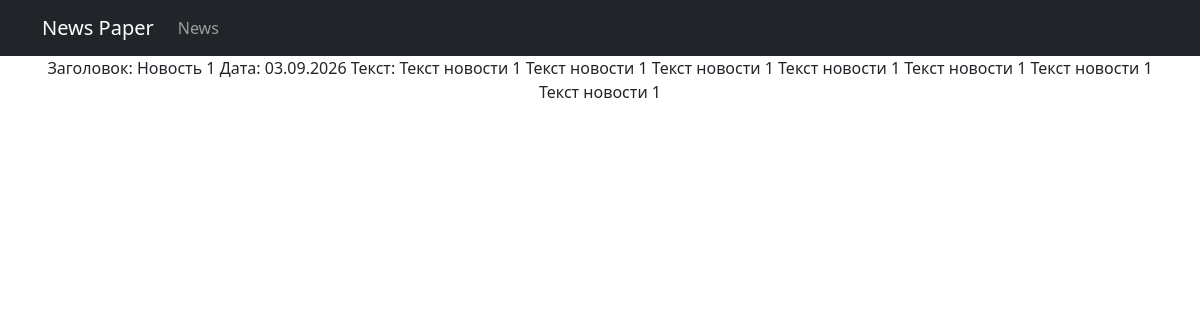
The page /news/1 on the database as committed earlier.
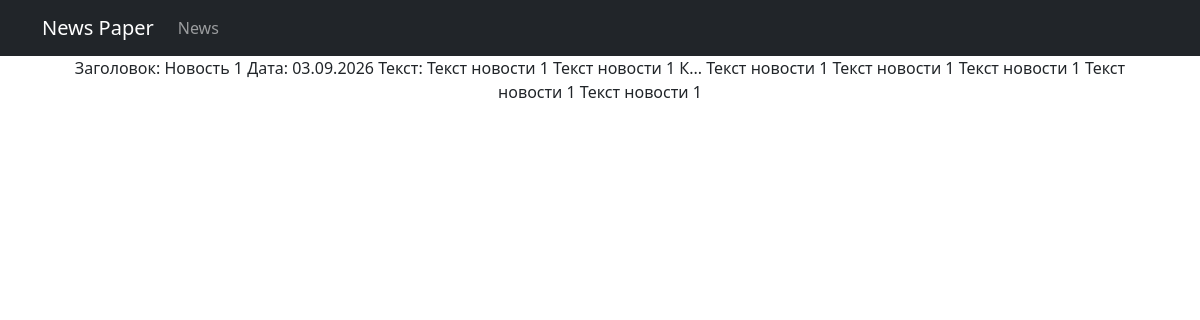
The same page on the database as committed later.
### news/models.py (models this page shows, shortened)
class Post(models.Model):
    type_article = 'A'
    type_news = 'N'
    POST_TYPES = [
        (type_article, 'Статья'),
        (type_news, 'Новость')
    ]
    post_type = models.CharField(max_length=1, choices=POST_TYPES, default=type_article)
    date = models.DateTimeField(auto_now_add=True)
    title = models.CharField(max_length=255)
    text = models.TextField()
    rating = models.IntegerField(default=0)
    author = models.ForeignKey(Author, on_delete=models.CASCADE)
    categories = models.ManyToManyField(Category, through='PostCategory')

### news/views.py (the view)
# urls.py: path('<int:pk>', NewsDetail.as_view()),
class NewsDetail(DetailView):
    model = Post
    template_name = 'news_detail.html'
    context_object_name = 'news_detail'

### news/templatetags/custom_filters.py (called while the page is built)
@register.filter()
def censor(value):
    if type(value) != str:
        raise TypeError("Неверный тип данных")
    value = f'{value}'
    value = value.replace("Редиска", "Р...")
    value = value.replace("Кабачок", "К...")
    return value

### templates/news_detail.html (shortened to what this page needs)
{% extends 'flatpages/default.html' %}
{% load custom_filters %}
{% block content %}
    Заголовок: {{ news_detail.title|censor }}
    Дата: {{ news_detail.date|date:'d.m.Y' }}
    Текст: {{ news_detail.text|censor }}
{% endblock content %}

Rows that differ between the two databases and show on the page:
changed Post "Новость 1": text|censor "Текст новости 1 Текст новости 1 Текст новости 1 Текст новости 1 Текст новости 1 Текст новости 1 Текст новости 1" → "Текст новости 1 Текст новости 1 К... Текст новости 1 Текст новости 1 Текст новости 1 Текст новости 1 Текст новости 1"
